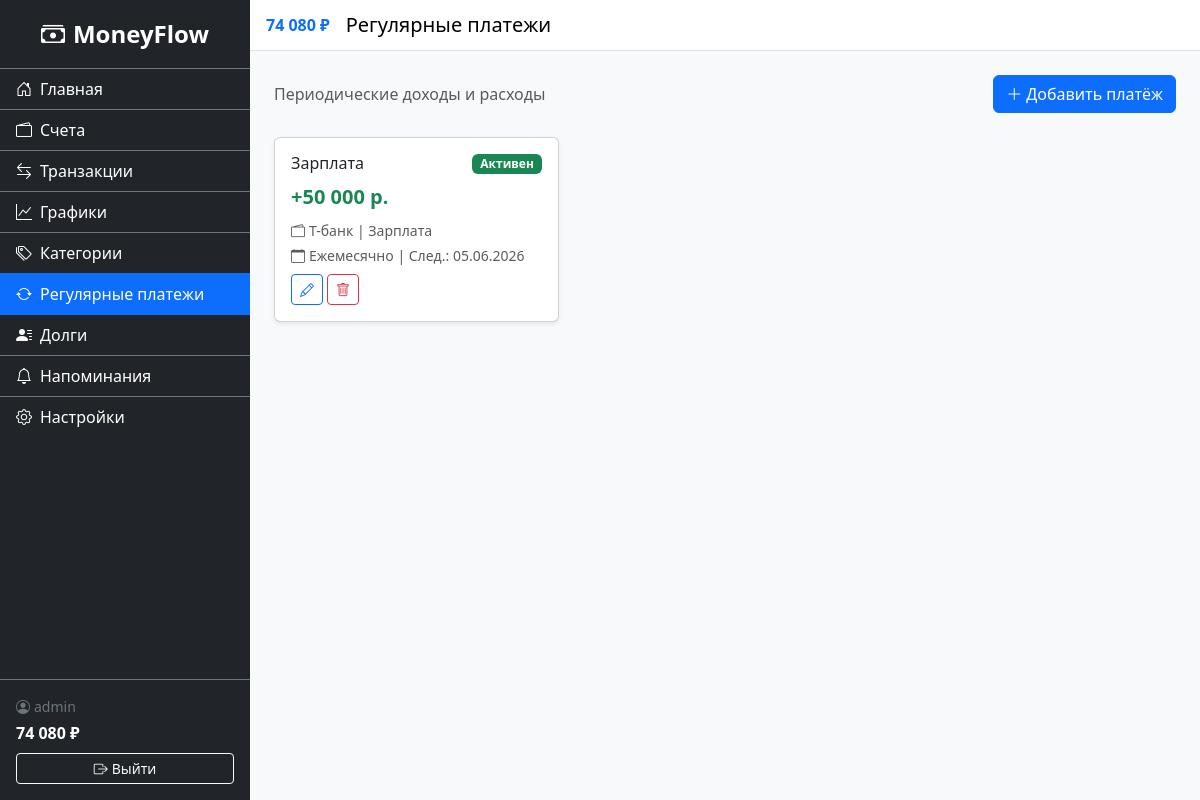
/finance/recurring/ (signed in), run on the app's committed database.
### accounts/models.py (models this page shows, shortened)
class CustomUser(AbstractUser):
    username = models.CharField(
        'Имя пользователя',
        max_length=150,
        unique=True,
        validators=[UnicodeUsernameValidator()],
        error_messages={'unique': 'Пользователь с таким именем уже существует.'},
    )
    phone_number = models.CharField(max_length=15, blank=True, null=True, verbose_name="Номер телефона")
    is_email_verified = models.BooleanField('Email подтверждён', default=False)

### finance/models.py (models this page shows, shortened)
class RecurringPayment(models.Model):
    class Frequency(models.TextChoices):
        WEEKLY = 'weekly', 'Еженедельно'
        MONTHLY = 'monthly', 'Ежемесячно'
        QUARTERLY = 'quarterly', 'Ежеквартально'
        YEARLY = 'yearly', 'Ежегодно'
    user = models.ForeignKey(settings.AUTH_USER_MODEL, on_delete=models.CASCADE, related_name='recurring_payments')
    account = models.ForeignKey(Account, on_delete=models.CASCADE, related_name='recurring_payments', verbose_name='Счёт')
    category = models.ForeignKey(Category, on_delete=models.SET_NULL, null=True, blank=True, related_name='recurring_payments', verbose_name='Категория')
    name = models.CharField('Название', max_length=200)
    amount = models.DecimalField('Сумма', max_digits=12, decimal_places=2, validators=[MinValueValidator(Decimal('0.01'))])
    type = models.CharField('Тип', max_length=7, choices=Transaction.TransactionType.choices)
    frequency = models.CharField('Периодичность', max_length=10, choices=Frequency.choices, default=Frequency.MONTHLY)
    next_date = models.DateField('Следующий платёж')
    is_active = models.BooleanField('Активен', default=True)
    class Meta:
        verbose_name = 'Регулярный платёж'
        verbose_name_plural = 'Регулярные платежи'
        ordering = ['next_date']

class Account(models.Model):
    class AccountType(models.TextChoices):
        CASH = 'cash', 'Наличные'
        CARD = 'card', 'Банковская карта'
        DEPOSIT = 'deposit', 'Вклад'
        CREDIT = 'credit', 'Кредитная карта'
    user = models.ForeignKey(settings.AUTH_USER_MODEL, on_delete=models.CASCADE, related_name='accounts')
    name = models.CharField('Название', max_length=100)
    balance = models.DecimalField('Баланс', max_digits=12, decimal_places=2, default=Decimal('0.00'))
    type = models.CharField('Тип', max_length=10, choices=AccountType.choices, default=AccountType.CARD)
    currency = models.CharField('Валюта', max_length=3, default='RUB')
    is_favorite = models.BooleanField('Избранный', default=False)
    created_at = models.DateTimeField('Дата создания', auto_now_add=True)
    class Meta:
        verbose_name = 'Счёт'
        verbose_name_plural = 'Счета'
        ordering = ['name']

class Category(models.Model):
    class CategoryType(models.TextChoices):
        INCOME = 'income', 'Доход'
        EXPENSE = 'expense', 'Расход'
    user = models.ForeignKey(settings.AUTH_USER_MODEL, on_delete=models.CASCADE, related_name='categories')
    name = models.CharField('Название', max_length=100)
    type = models.CharField('Тип', max_length=7, choices=CategoryType.choices)
    parent = models.ForeignKey('self', on_delete=models.CASCADE, null=True, blank=True, related_name='subcategories', verbose_name='Родительская категория')
    class Meta:
        verbose_name = 'Категория'
        verbose_name_plural = 'Категории'
        ordering = ['type', 'name']

### finance/views.py (the view)
# urls.py: path('recurring/', views.RecurringPaymentListView.as_view(), name='recurring_list'),
class RecurringPaymentListView(LoginRequiredMixin, ListView):
    model = RecurringPayment
    template_name = 'finance/recurring_list.html'
    context_object_name = 'payments'
    def get_queryset(self):
        return RecurringPayment.objects.filter(user=self.request.user).select_related('account', 'category')

### finance/context_processors.py (called while the page is built)
def total_balance(request):
    if request.user.is_authenticated:
        balance = Account.objects.filter(user=request.user).aggregate(
            total=Sum('balance')
        )['total'] or 0
        return {'sidebar_balance': balance}
    return {'sidebar_balance': 0}

### finance/templatetags/finance_tags.py (called while the page is built)
@register.filter
def spaced(value):
    if value is None:
        return '0'
    num = float(value)
    is_neg = num < 0
    num = abs(num)
    int_part = int(num)
    frac = num - int_part
    int_str = str(int_part)
    result = ''
    while int_str:
        if len(int_str) <= 3:
            result = int_str + result
            int_str = ''
        else:
            result = ' ' + int_str[-3:] + result
            int_str = int_str[:-3]
    if frac >= 0.005:
        result += f'{frac:.2f}'[1:]
    return ('-' if is_neg else '') + result

### finance/templates/finance/recurring_list.html (shortened to what this page needs)
{% extends 'base.html' %}
{% load finance_tags %}
{% block page_title %}Регулярные платежи{% endblock %}
{% block content %}
<div class="d-flex justify-content-between align-items-center mb-4">
    <span class="text-muted">Периодические доходы и расходы</span>
    <a href="{% url 'finance:recurring_create' %}" class="btn btn-primary">
        <i class="bi bi-plus-lg me-1"></i>Добавить платёж
    </a>
</div>
{% if payments %}
<div class="row">
    {% for p in payments %}
    <div class="col-md-6 col-lg-4 mb-3">
        <div class="card shadow-sm h-100">
            <div class="card-body">
                <div class="d-flex justify-content-between align-items-start mb-2">
                    <h6 class="card-title mb-0">{{ p.name }}</h6>
                    {% if p.is_active %}
                    <span class="badge bg-success">Активен</span>
                    {% else %}
                    <span class="badge bg-secondary">Отключён</span>
                    {% endif %}
                </div>
                <div class="fs-5 fw-bold {% if p.type == 'income' %}text-success{% else %}text-danger{% endif %} mb-2">
                    {% if p.type == 'income' %}+{% else %}-{% endif %}{{ p.amount|spaced }} р.
                </div>
                <div class="small text-muted mb-1">
                    <i class="bi bi-wallet2 me-1"></i>{{ p.account.name }}
                    {% if p.category %}| {{ p.category.name }}{% endif %}
                </div>
                <div class="small text-muted mb-2">
                    <i class="bi bi-calendar me-1"></i>{{ p.get_frequency_display }} | След.: {{ p.next_date|date:'d.m.Y' }}
                </div>
                <div class="d-flex gap-1">
                    <a href="{% url 'finance:recurring_update' p.pk %}" class="btn btn-outline-primary btn-sm">
                        <i class="bi bi-pencil"></i>
                    </a>
                    <a href="{% url 'finance:recurring_delete' p.pk %}" class="btn btn-outline-danger btn-sm">
                        <i class="bi bi-trash"></i>
                    </a>
                </div>
            </div>
        </div>
    </div>
    {% endfor %}
</div>
{% else %}
<div class="text-center text-muted py-5">
    <i class="bi bi-arrow-repeat display-3 d-block mb-3"></i>
    Нет регулярных платежей.
</div>
{% endif %}
{% endblock %}

### templates/base.html (shortened to what this page needs)
<!DOCTYPE html>
<html lang="ru">
<head>
    <link href="https://cdn.jsdelivr.net/npm/bootstrap@5.3.3/dist/css/bootstrap.min.css" rel="stylesheet">
    <link rel="stylesheet" href="https://cdn.jsdelivr.net/npm/bootstrap-icons@1.11.3/font/bootstrap-icons.css">
    {% load static %}
    {% load finance_tags %}
    <link rel="stylesheet" href="{% static 'css/styles.css' %}">
    <link rel="stylesheet" href="{% static 'css/dark-theme.css' %}" id="dark-theme" disabled>
</head>
<body>
    <div class="d-flex" id="wrapper">
        <div class="sidebar bg-dark text-white" id="sidebar-wrapper">
            <div class="sidebar-heading text-center py-3 fs-4 fw-bold border-bottom border-secondary">
                <i class="bi bi-cash-stack me-2"></i>MoneyFlow
            </div>
            <div class="list-group list-group-flush">
                <a href="{% url 'home' %}" class="list-group-item list-group-item-action bg-dark text-white border-secondary {% if request.resolver_match.url_name == 'home' %}active{% endif %}">
                    <i class="bi bi-house-door me-2"></i>Главная
                </a>
                <a href="{% url 'finance:account_list' %}" class="list-group-item list-group-item-action bg-dark text-white border-secondary {% if '/finance/accounts' in request.path %}active{% endif %}">
                    <i class="bi bi-wallet2 me-2"></i>Счета
                </a>
                <a href="{% url 'finance:transaction_list' %}" class="list-group-item list-group-item-action bg-dark text-white border-secondary {% if '/finance/transactions' in request.path %}active{% endif %}">
                    <i class="bi bi-arrow-left-right me-2"></i>Транзакции
                </a>
                <a href="{% url 'finance:charts' %}" class="list-group-item list-group-item-action bg-dark text-white border-secondary {% if '/finance/charts' in request.path %}active{% endif %}">
                    <i class="bi bi-graph-up me-2"></i>Графики
                </a>
                <a href="{% url 'finance:category_list' %}" class="list-group-item list-group-item-action bg-dark text-white border-secondary {% if '/finance/categories' in request.path %}active{% endif %}">
                    <i class="bi bi-tags me-2"></i>Категории
                </a>
                <a href="{% url 'finance:recurring_list' %}" class="list-group-item list-group-item-action bg-dark text-white border-secondary {% if '/finance/recurring' in request.path %}active{% endif %}">
                    <i class="bi bi-arrow-repeat me-2"></i>Регулярные платежи
                </a>
                <a href="{% url 'finance:debt_list' %}" class="list-group-item list-group-item-action bg-dark text-white border-secondary {% if '/finance/debts' in request.path %}active{% endif %}">
                    <i class="bi bi-person-lines-fill me-2"></i>Долги
                </a>
                <a href="{% url 'finance:reminder_list' %}" class="list-group-item list-group-item-action bg-dark text-white border-secondary {% if '/finance/reminders' in request.path %}active{% endif %}">
                    <i class="bi bi-bell me-2"></i>Напоминания
                </a>
                <a href="{% url 'accounts:settings' %}" class="list-group-item list-group-item-action bg-dark text-white border-secondary {% if '/accounts/settings' in request.path %}active{% endif %}">
                    <i class="bi bi-gear me-2"></i>Настройки
                </a>
            </div>
            <div class="sidebar-footer border-top border-secondary p-3 mt-auto">
                <span class="d-block small text-secondary">
                    <i class="bi bi-person-circle me-1"></i>{{ user.username }}
                </span>
                <span class="d-block fw-bold text-white fs-6 mt-1">
                    {{ sidebar_balance|spaced }} ₽
                </span>
                <form method="post" action="{% url 'accounts:logout' %}" class="mt-2">
                    <button type="submit" class="btn btn-outline-light btn-sm w-100">
                        <i class="bi bi-box-arrow-right me-1"></i>Выйти
                    </button>
                </form>
            </div>
        </div>
        <div id="page-content-wrapper" class="flex-grow-1">
            <nav class="navbar navbar-expand navbar-light bg-white border-bottom px-3">
                <span class="fw-bold me-3 text-primary">{{ sidebar_balance|spaced }} ₽</span>
                <span class="navbar-brand mb-0 h1 me-auto">{% block page_title %}Главная{% endblock %}</span>
            </nav>
            <div class="container-fluid p-4">
                {% block content %}{% endblock %}
            </div>
        </div>
    </div>
</body>
</html>

### static/css/styles.css (style rules this page uses)
#wrapper { min-height: 100vh; }
.sidebar { width: 250px; min-height: 100vh; display: flex; flex-direction: column; flex-shrink: 0; z-index: 1040; }
.sidebar .list-group-item { transition: background 0.2s; }
.sidebar .list-group-item.active { background: #0d6efd !important; border-color: #0d6efd !important; }
.sidebar-footer { margin-top: auto; }
#page-content-wrapper { min-width: 0; background: #f8f9fa; }

### data on the page
CustomUser: username "admin"
RecurringPayment: name "Зарплата", is_active "Активен", amount|spaced "50 000", account.name "Т-банк", category.name "Зарплата", frequency "Ежемесячно", next_date "05.06.2026"

### other printed values
{{ sidebar_balance|spaced }} "74 080"
